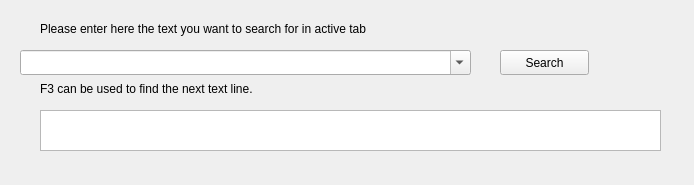
<?xml version="1.0" encoding="UTF-8"?>
<ui version="4.0">
 <class>SearchForm</class>
 <widget class="QWidget" name="SearchForm">
  <property name="geometry">
   <rect>
    <x>0</x>
    <y>0</y>
    <width>694</width>
    <height>185</height>
   </rect>
  </property>
  <property name="windowTitle">
   <string>Form</string>
  </property>
  <widget class="QPushButton" name="btnSearch">
   <property name="geometry">
    <rect>
     <x>500</x>
     <y>50</y>
     <width>89</width>
     <height>25</height>
    </rect>
   </property>
   <property name="text">
    <string notr="true">Search</string>
   </property>
  </widget>
  <widget class="QComboBox" name="cboSearchText">
   <property name="geometry">
    <rect>
     <x>20</x>
     <y>50</y>
     <width>451</width>
     <height>25</height>
    </rect>
   </property>
   <property name="editable">
    <bool>true</bool>
   </property>
  </widget>
  <widget class="QLabel" name="lblSearch">
   <property name="geometry">
    <rect>
     <x>40</x>
     <y>20</y>
     <width>451</width>
     <height>17</height>
    </rect>
   </property>
   <property name="text">
    <string>Please enter here the text you want to search for in active tab</string>
   </property>
  </widget>
  <widget class="QLabel" name="lblComment">
   <property name="geometry">
    <rect>
     <x>40</x>
     <y>80</y>
     <width>401</width>
     <height>17</height>
    </rect>
   </property>
   <property name="text">
    <string>F3 can be used to find the next text line.</string>
   </property>
  </widget>
  <widget class="QTextEdit" name="SelectedText">
   <property name="geometry">
    <rect>
     <x>40</x>
     <y>110</y>
     <width>621</width>
     <height>41</height>
    </rect>
   </property>
   <property name="readOnly">
    <bool>true</bool>
   </property>
  </widget>
 </widget>
 <resources/>
 <connections/>
</ui>
